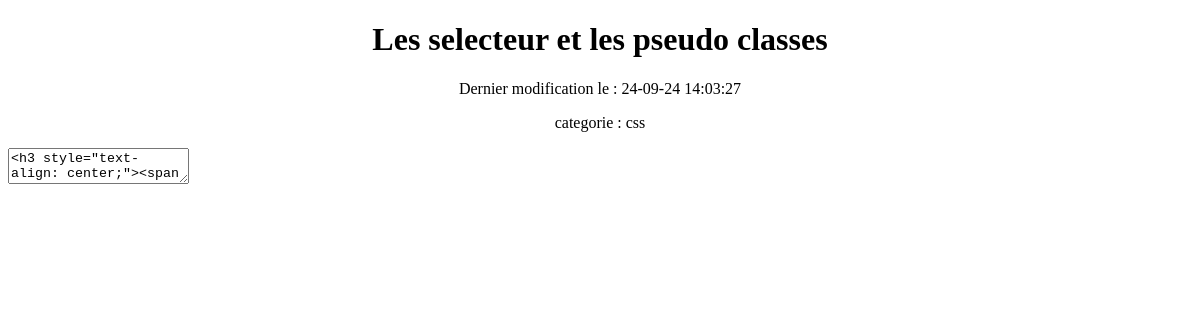
/lesson.php?id=13, run on an earlier commit of the app's database.
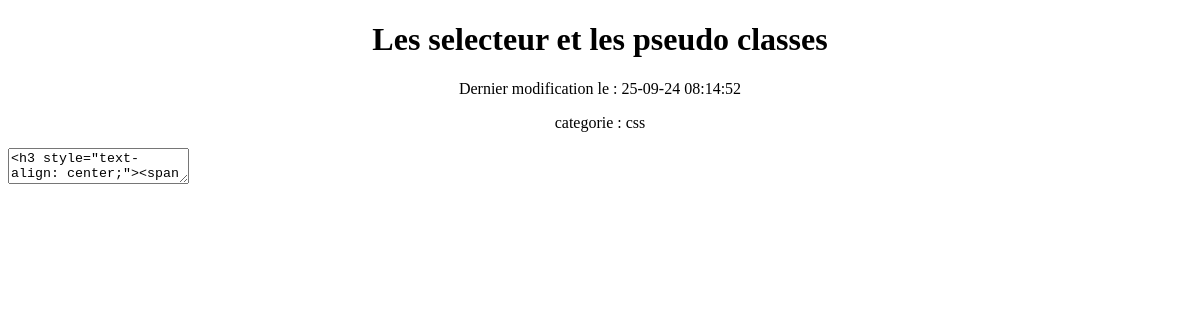
And on a later commit of the database.
### tables this page shows
CREATE TABLE "lesson" (
	"lesson_id"	INTEGER,
	"lesson_name"	TEXT,
	"lesson_category"	TEXT,
	"lesson_content"	TEXT,
	"lesson_modify_at"	TEXT,
	PRIMARY KEY("lesson_id" AUTOINCREMENT)
);

### lesson.php (the view, shortened to what this page needs)
<!DOCTYPE html>
<html lang="fr">
<head>
     <link rel="stylesheet" href="css/style.css">
    <?php
$pdo = new PDO('sqlite:'.dirname(__FILE__).'/data.sqlite');
$pdo->setAttribute(PDO::ATTR_DEFAULT_FETCH_MODE, PDO::FETCH_ASSOC);
if(isset($_GET['id'])){
        $id = $_GET['id'];
        $sql = "SELECT * FROM  lesson WHERE lesson_id=?";
        $stmt = $pdo->prepare($sql);
        $stmt ->execute([$id]);
        $lesson = $stmt->fetch();
}
?>
<body>
</head>
    <h1 class="center"><?= $lesson['lesson_name'] ?></h1>
    <p class="center"><?= 'Dernier modification le : ' . $lesson['lesson_modify_at'] ?></p>
    <p class="center"><?= 'categorie : ' . $lesson['lesson_category'] ?></p>
    <form action="lesson_update.php" method='post'>
    <textarea name="lesson_content" id="content"><?= $lesson['lesson_content']?></textarea>
</body>
</html>

What changed in the data, as far as the page shows it:
changed lesson "Les selecteur et les pseudo classes": lesson_modify_at "24-09-24 14:03:27" → "25-09-24 08:14:52"
